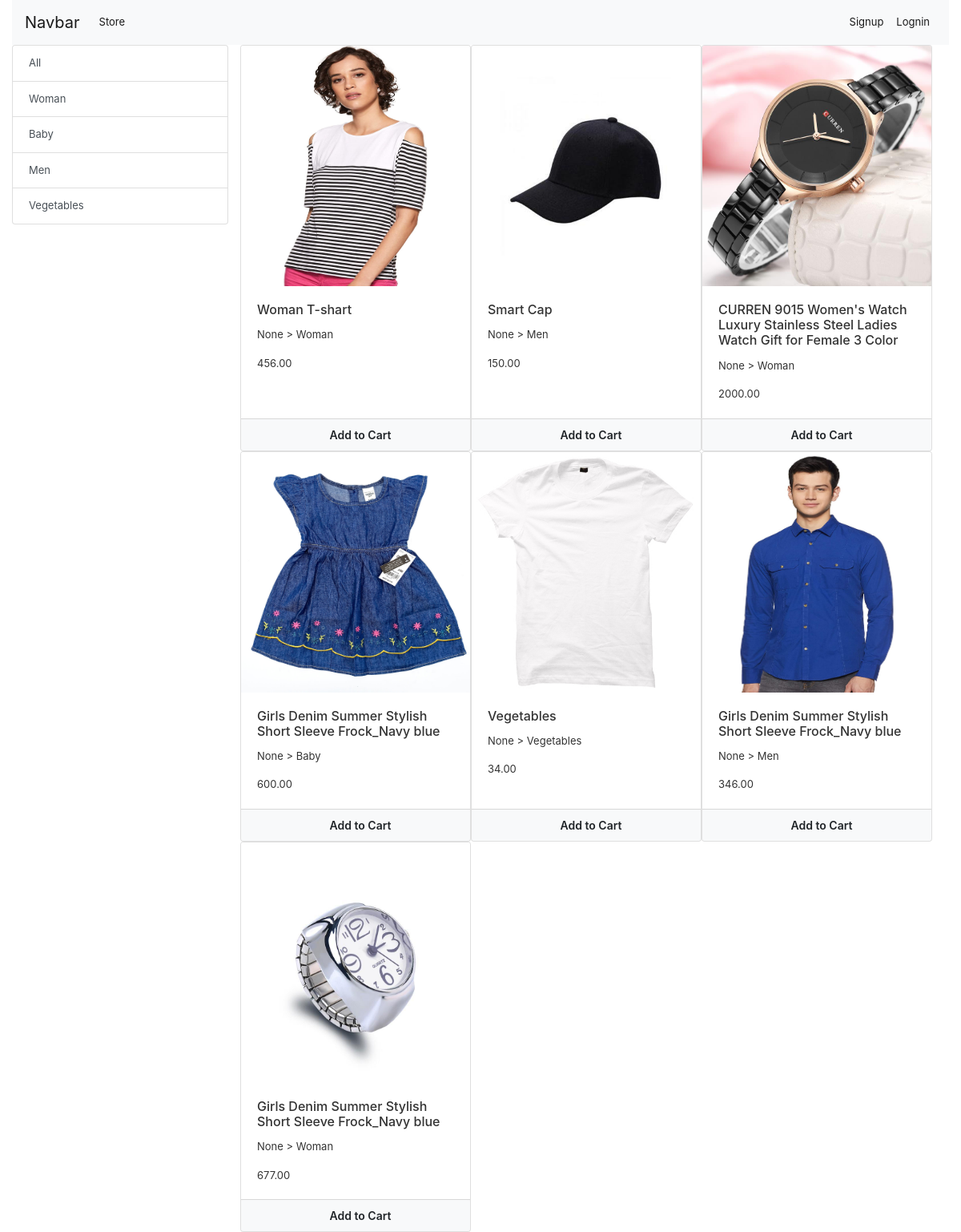
The app's page /, older data.
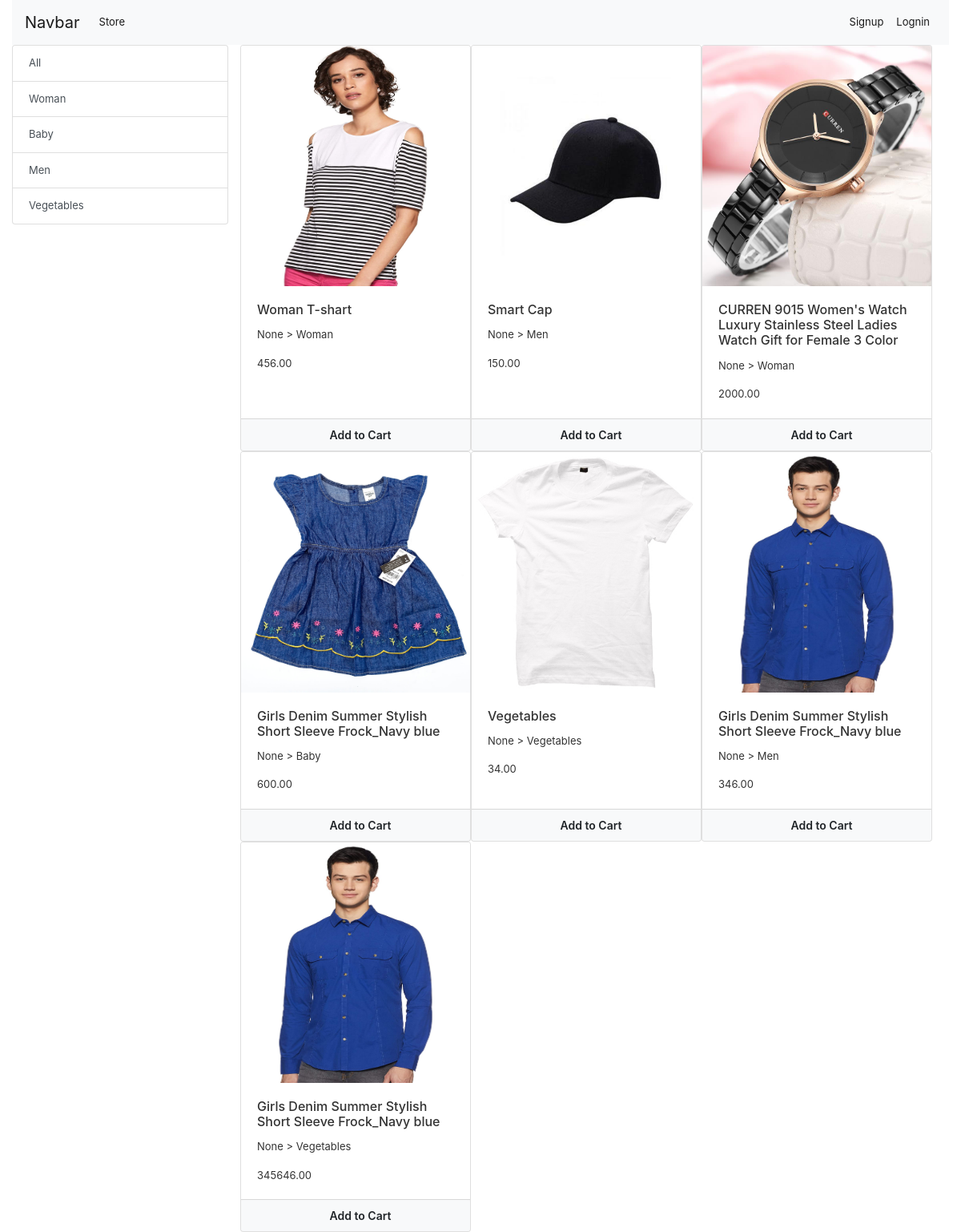
The same page, newer data.
### store/models/model_category.py (models this page shows)
class Category(MPTTModel):
    name = models.CharField(max_length=20)
    parent = TreeForeignKey(
        'self',
        on_delete=models.PROTECT,
        null=True,
        blank=True,
        related_name='children',
        db_index=True,
        )
    class MPTTMeta:
        order_insertion_by = ['name']
    def __str__(self):
        return self.name

### store/models/model_product.py (models this page shows, shortened)
class Product(models.Model):
    category = models.ForeignKey(Category, on_delete=models.CASCADE, related_name='products')
    name = models.CharField(max_length=100)
    price = models.DecimalField(max_digits=12, decimal_places=2)
    sell_price = models.DecimalField(max_digits=12, decimal_places=2)
    discription = models.TextField()
    code = models.CharField(max_length=25, unique=True)
    image = models.ImageField(upload_to='uplode/product_image/')
    date = models.DateTimeField(auto_now_add=True)
    @staticmethod
    def get_all_products():
        return Product.objects.all()

### store/views/home.py (the view, shortened to what this page needs)
# urls.py: path('', Index.as_view(), name='home'),
class Index(View):
    def get(self, request):
        products = None
        categorys = Category.objects.all()
        categoryID = request.GET.get('category')
        if categoryID:
            products = Product.get_all_products_by_id(categoryID)
        else:
            products = Product.get_all_products()
        contex = {
            'products':products,
            'categorys':categorys,
        }
        return render(request, 'index.html', contex)

### store/templates/index.html (shortened to what this page needs)
{% extends 'base.html' %}
{% load mptt_tags %}
{% block content %}
{% load cart %}
    <div class="container-fluid">
        <div class="row">
            <div class="col-lg-3 mx-auto">
                <div class="list-group">
                    <a href="/" class="list-group-item list-group-item-action">All</a>
                    {% for category in categorys %}
                    <a href="/?category={{ category.id }}" class="list-group-item list-group-item-action">
                        {{ category.name }}</a>
                    {% endfor %}
                </div>
            </div>
        <div id="products" class="col-lg-9 mx-auto">
            <div class="row">
                {% for product in products %}
                    <div class="card" id={{product.id}} style="width: 18rem;">
                        <img height="300" src="{{ product.image.url }}" class="card-img-top" alt="...">
                        <div class="card-body">
                            <h6 class="card-title">{{ product.name }}</h6>
                            <p class="card-text">{{ product.category.parent }} > {{ product.category }}</p>
                            <p class="card-text">{{ product.price }}</p>
                        </div>
                        <div class="card-footer p-0">
                            {% if product|is_in_cart:request.session.cart %}
                            <div class="row no-gutters">
                                <form action="/#{{product.id}}" class="col-2" method="post">
                                    {% csrf_token %}
                                    <input hidden type="text" name="product" value="{{ product.id }}">
                                    <input hidden type="text" name="remove" value="True">
                                    <input type="submit" value="-" class="col-2  btn btn-block btn-info">
                                </form>
                                <div class="text-center col cart_quantity">{{ product|cart_quantity:request.session.cart }} in Cart</div>
                                <form action="/#{{product.id}}" class="col-2" method="post">
                                    {% csrf_token %}
                                    <input hidden type="text" name="product" value="{{ product.id }}">
                                    <input type="submit" value="+" class="col-2  btn btn-block btn-info">
                                </form>
                            </div>
                            {% else %}
                            <form action="/#{{product.id}}" method="POST" class="btn-block">
                                <input type="submit" href="#" class="btn btn-light btn-sm btn-block py-2 add-to-cart" value="Add to Cart">
                            </form>
                            {% endif %}
                        </div>
                    </div>
                {% endfor %}
            </div>
        </div>
    </div>
    </div>
    {% endblock %}

### store/templates/base.html (shortened to what this page needs)
{% load static %}
<!DOCTYPE html>
<html lang="en">
<head>
    <link rel="stylesheet" href="https://cdn.jsdelivr.net/npm/bootstrap@4.5.3/dist/css/bootstrap.min.css">
    <link rel="stylesheet" href="{% static '/css/material-design-iconic-font.css' %}">
    <link rel="stylesheet" href="{% static '/css/style.css' %}">
</head>
<body>
    {% include 'navbar.html' %}
    {% block content %}
    {% endblock %}
</body>
</html>

### store/templates/navbar.html (shortened to what this page needs)
<div class="container-fluid">
<nav class="navbar navbar-expand-lg navbar-light bg-light">
    <a class="navbar-brand" href="/">Navbar</a>
    <div class="collapse navbar-collapse" id="navbarSupportedContent">
      <ul class="navbar-nav mr-auto">
        <li class="nav-item active">
          <a class="nav-link" href="#">Store <span class="sr-only">(current)</span></a>
        </li>
      </ul>
      <ul class="navbar-nav ml-auto">
        {% if request.session.username %}
        <li class="nav-item active">
          <a class="nav-link" href="/cart">Cart <span class="sr-only">(current)</span></a>
        </li>
        <li class="nav-item active">
          <a class="nav-link" href="/orders">Order <span class="sr-only">(current)</span></a>
        </li>
        <li class="nav-item active">
          <a class="nav-link" href="/logout">Logout <span class="sr-only">(current)</span></a>
        </li>
        <li class="nav-item dropdown">
          <a class="nav-link dropdown-toggle" href="#" id="navbarDropdown" role="button" data-toggle="dropdown" aria-haspopup="true" aria-expanded="false">
            Account
          </a>
          <div class="dropdown-menu" aria-labelledby="navbarDropdown">
            <a class="dropdown-item" href="#">Profile</a>
            <a class="dropdown-item" href="#">Setting & Privacy</a>
            <a class="dropdown-item" href="#">Help & Support</a>
            <div class="dropdown-divider"></div>
            <a class="dropdown-item" href="#">Logout</a>
          </div>
        </li>
        {% else %}
        <li class="nav-item active">
            <a class="nav-link" href="/signup">Signup <span class="sr-only">(current)</span></a>
          </li>
          <li class="nav-item active">
            <a class="nav-link" href="/login">Lognin <span class="sr-only">(current)</span></a>
          </li>
          {% endif %}
      </ul>
    </div>
  </nav>
</div>

### static/css/style.css (style rules this page uses)
* { margin: 0; padding: 0; outline: 0; }
.btn:not(:disabled):not(.disabled) { padding-left: 20px; }
.add-to-cart { font-weight: 600; }
body { color: #333; font-size: 13px; margin: 0; }

Row changes from the older to the newer data that the page shows:
removed Product: image (picture), name "Girls Denim Summer Stylish Short Sleeve Frock_Navy blue", category.parent "None", category "Woman", price "677.00"
added Product: image (picture), name "Girls Denim Summer Stylish Short Sleeve Frock_Navy blue", category.parent "None", category "Vegetables", price "345646.00"
